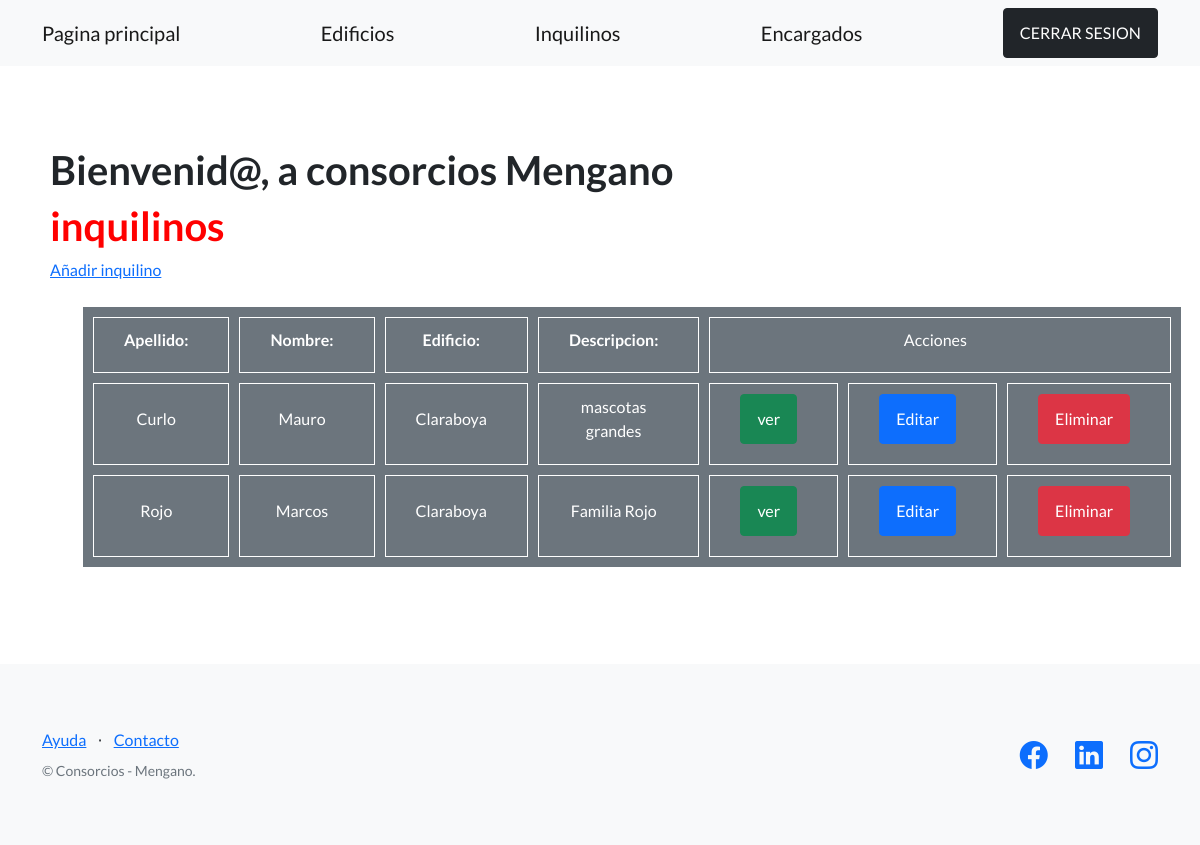
The page /edificios/inquilinos/ (signed in) on the database its author committed.
### edificios/models.py (models this page shows, shortened)
class Inquilino(models.Model):
    nombre = models.CharField(max_length=30)
    apellido = models.CharField(max_length=30)
    dni = models.CharField(max_length=32)
    email = models.EmailField()
    fecha_nacimiento = models.DateField(null=True) #El null=True es para no tener que completarlo
    edificio = models.CharField(max_length= 30)
    descripcion = models.CharField (max_length=200)

### edificios/views.py (the view)
# urls.py: path('inquilinos/', InquilinoListView.as_view(), name='listar_inquilinos'),
class InquilinoListView(LoginRequiredMixin, ListView):
    model = Inquilino
    template_name = "edificios/lista_inquilinos.html"

### edificios/templates/edificios/lista_inquilinos.html (shortened to what this page needs)
{% extends 'edificios/base.html' %}
{% block contenido %}
<div>
{% include 'edificios/barra_saludo.html' %}
<h1 class= "titulos-consorcios">inquilinos</h1>
<a href= "{%url 'crear_inquilinos' %}">Añadir inquilino</a>
<br><br>
<ul>
<table>
  <tr>
    <th>Apellido:</th>
    <th>Nombre:</th>
    <th>Edificio:</th>
    <th>Descripcion:</th>
    <td colspan="3">Acciones</td>
  </tr>
  {% for inquilino in object_list %}
  <tr>
    <td>{{ inquilino.apellido}}</td>
    <td>{{ inquilino.nombre}}</td>
    <td>{{ inquilino.edificio}}</td>
    <td>{{ inquilino.descripcion}}</td>
    <td>
      <a href="{% url "ver_inquilino" inquilino.id %}" class="btn btn-success">       ver    </a>
    </td>
    <td>
      <a href="{% url "editar_inquilino" inquilino.id %}" class="btn btn-primary">        Editar     </a>
    </td>
  <td>
    <a href="{% url "eliminar_inquilino" inquilino.id %}" class="btn btn-danger">        Eliminar     </a>
    </td>
  </tr>
  {% endfor %}
</table>
</ul>
</div>
{% endblock contenido %}

### rows shown on the page
Inquilino: apellido "Curlo", nombre "Mauro", edificio "Claraboya", descripcion "mascotas grandes"
Inquilino: apellido "Rojo", nombre "Marcos", edificio "Claraboya", descripcion "Familia Rojo"
